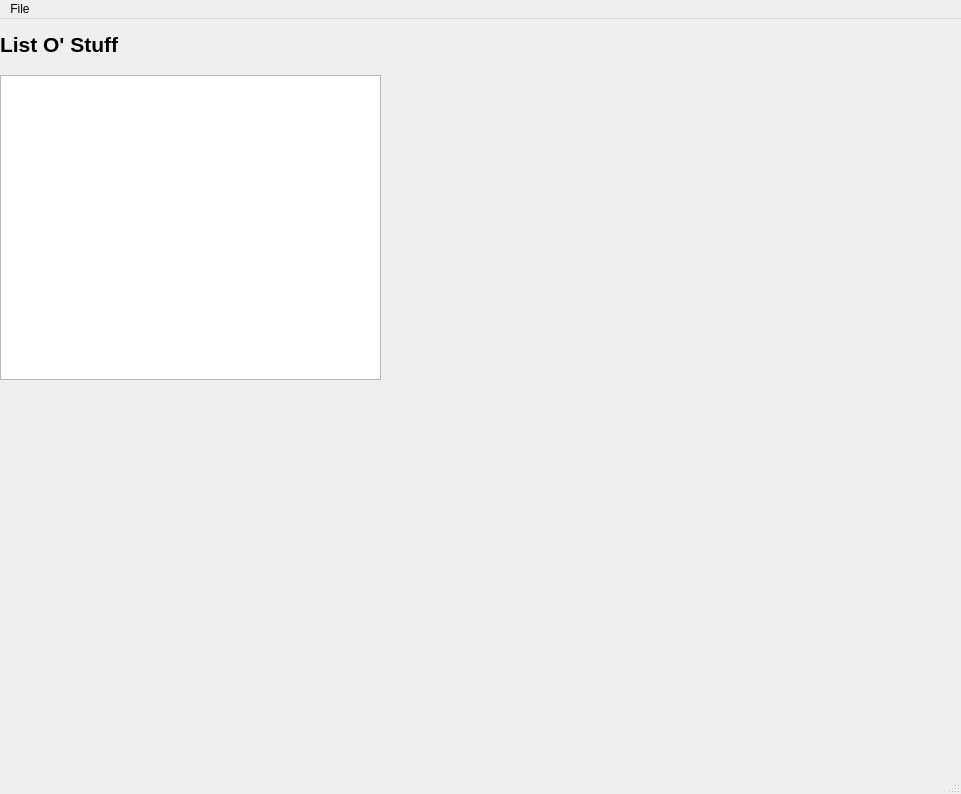
<?xml version="1.0" encoding="UTF-8"?>
<ui version="4.0">
 <class>KmvcLayout</class>
 <widget class="QMainWindow" name="KmvcLayout">
  <property name="geometry">
   <rect>
    <x>0</x>
    <y>0</y>
    <width>961</width>
    <height>794</height>
   </rect>
  </property>
  <property name="sizePolicy">
   <sizepolicy hsizetype="Preferred" vsizetype="Preferred">
    <horstretch>48</horstretch>
    <verstretch>0</verstretch>
   </sizepolicy>
  </property>
  <property name="minimumSize">
   <size>
    <width>100</width>
    <height>100</height>
   </size>
  </property>
  <property name="windowTitle">
   <string>Kmvc</string>
  </property>
  <widget class="QWidget" name="centralwidget">
   <property name="minimumSize">
    <size>
     <width>200</width>
     <height>200</height>
    </size>
   </property>
   <widget class="QWidget" name="verticalLayoutWidget">
    <property name="geometry">
     <rect>
      <x>0</x>
      <y>0</y>
      <width>381</width>
      <height>361</height>
     </rect>
    </property>
    <layout class="QVBoxLayout" name="verticalLayout">
     <property name="sizeConstraint">
      <enum>QLayout::SetMaximumSize</enum>
     </property>
     <item>
      <widget class="QLabel" name="label">
       <property name="minimumSize">
        <size>
         <width>50</width>
         <height>50</height>
        </size>
       </property>
       <property name="font">
        <font>
         <pointsize>16</pointsize>
         <weight>75</weight>
         <bold>true</bold>
        </font>
       </property>
       <property name="text">
        <string>List O' Stuff</string>
       </property>
      </widget>
     </item>
     <item>
      <widget class="QListView" name="listView">
       <property name="minimumSize">
        <size>
         <width>100</width>
         <height>100</height>
        </size>
       </property>
      </widget>
     </item>
    </layout>
   </widget>
  </widget>
  <widget class="QMenuBar" name="menubar">
   <property name="geometry">
    <rect>
     <x>0</x>
     <y>0</y>
     <width>961</width>
     <height>25</height>
    </rect>
   </property>
   <widget class="QMenu" name="menuKmvc_Hello">
    <property name="title">
     <string>File</string>
    </property>
   </widget>
   <addaction name="menuKmvc_Hello"/>
  </widget>
  <widget class="QStatusBar" name="statusbar"/>
 </widget>
 <resources/>
 <connections/>
</ui>
